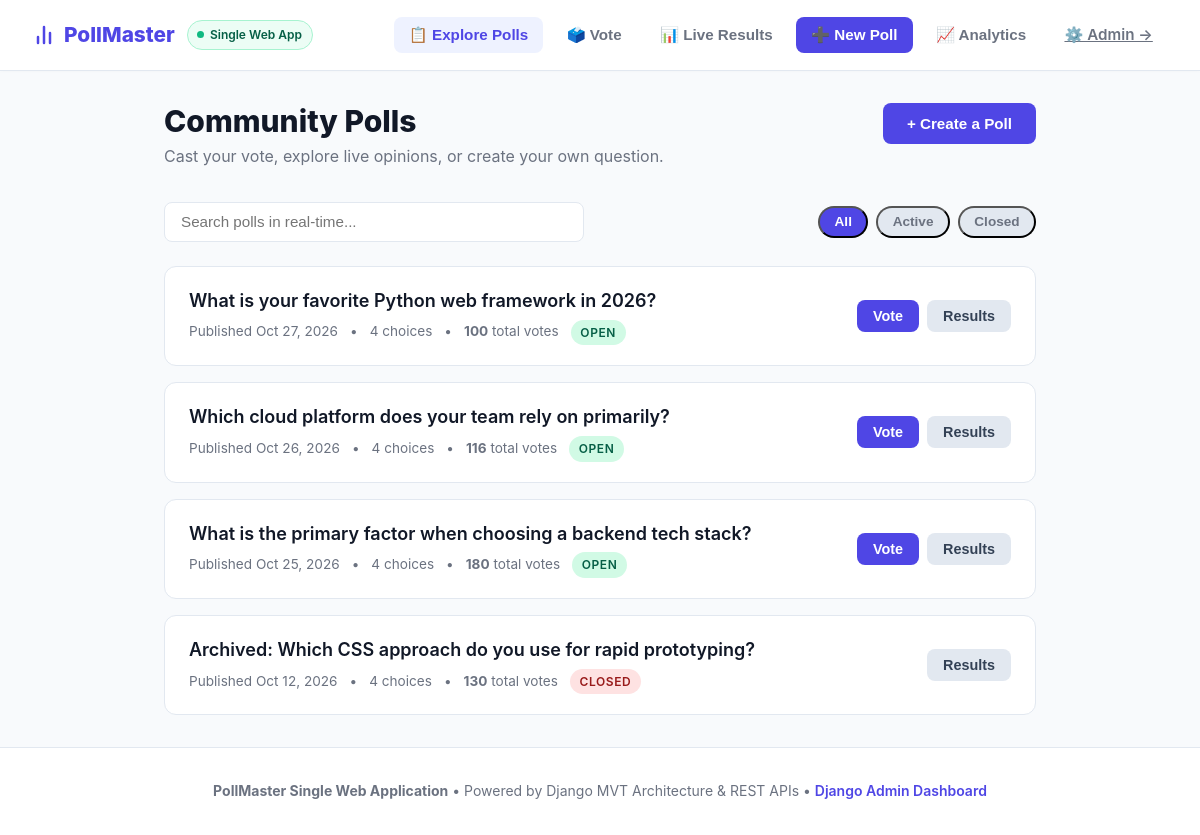
Screenshot of /polls/ with the database file from the repository.
### polls/models.py (models this page shows, shortened)
class Question(models.Model):
    question_text = models.CharField(
        max_length=200,
        verbose_name="Question Text",
        help_text="Enter the question or statement for users to vote on."
    )
    pub_date = models.DateTimeField(
        verbose_name="Date Published",
        default=timezone.now,
        help_text="Date and time when the poll becomes visible to users."
    )
    is_active = models.BooleanField(
        default=True,
        verbose_name="Is Active",
        help_text="Designates whether this poll is currently accepting votes."
    )
    class Meta:
        ordering = ["-pub_date"]
        verbose_name = "Poll Question"
        verbose_name_plural = "Poll Questions"
    @admin.display(
        boolean=True,
        ordering="pub_date",
        description="Published recently?",
    )
    def was_published_recently(self):
        now = timezone.now()
        return now - datetime.timedelta(days=1) <= self.pub_date <= now
    def total_votes(self):
        return sum(choice.votes for choice in self.choices.all())

class Choice(models.Model):
    question = models.ForeignKey(
        Question,
        on_delete=models.CASCADE,
        related_name="choices",
        verbose_name="Poll Question"
    )
    choice_text = models.CharField(
        max_length=200,
        verbose_name="Choice Text"
    )
    votes = models.PositiveIntegerField(
        default=0,
        verbose_name="Vote Count"
    )
    class Meta:
        ordering = ["id"]
        verbose_name = "Choice"
        verbose_name_plural = "Choices"

### polls/views.py (the view)
# urls.py: path("", views.single_app_view, name="index"),
def single_app_view(request):
    now = timezone.now()
    questions = Question.objects.filter(pub_date__lte=now).prefetch_related("choices").order_by("-pub_date")
    total_questions = questions.count()
    active_questions = questions.filter(is_active=True).count()
    total_votes = Choice.objects.aggregate(total=Sum("votes"))["total"] or 0
    top_choices = Choice.objects.select_related("question").order_by("-votes")[:6]
    create_form = PollCreateForm()
    context = {
        "questions": questions,
        "latest_question_list": questions,
        "total_questions": total_questions,
        "active_questions": active_questions,
        "total_votes": total_votes,
        "top_choices": top_choices,
        "create_form": create_form,
    }
    return render(request, "polls/single_app.html", context)

### polls/templates/polls/single_app.html (shortened to what this page needs)
{% load static %}
<!DOCTYPE html>
<html lang="en">
<head>
  <link rel="stylesheet" href="{% static 'polls/css/style.css' %}">
</head>
<body>
  <header class="navbar">
    <div style="display: flex; align-items: center;">
      <a href="#explore" onclick="switchTab('explore')" class="navbar-brand">
        <svg width="24" height="24" viewBox="0 0 24 24" fill="none" stroke="currentColor" stroke-width="2.5" stroke-linecap="round" stroke-linejoin="round">
          <path d="M18 20V10"/>
          <path d="M12 20V4"/>
          <path d="M6 20v-6"/>
        </svg>
        PollMaster
      </a>
      <div class="app-header-badge">
        <span class="pulse-dot"></span> Single Web App
      </div>
    </div>
    <nav class="navbar-nav">
      <button class="tab-btn active" id="tab-nav-explore" onclick="switchTab('explore')">
        📋 Explore Polls
      </button>
      <button class="tab-btn" id="tab-nav-vote" onclick="switchTab('vote')">
        🗳️ Vote
      </button>
      <button class="tab-btn" id="tab-nav-results" onclick="switchTab('results')">
        📊 Live Results
      </button>
      <button class="tab-btn cta-tab" id="tab-nav-create" onclick="switchTab('create')">
        ➕ New Poll
      </button>
      <button class="tab-btn" id="tab-nav-analytics" onclick="switchTab('analytics')">
        📈 Analytics
      </button>
      <a href="{% url 'admin:index' %}" class="tab-btn" target="_blank" rel="noopener">
        ⚙️ Admin &rarr;
      </a>
    </nav>
  </header>
  <main class="container">
    <section id="tab-explore" class="tab-content active">
      <div class="page-header" style="display: flex; justify-content: space-between; align-items: flex-start; flex-wrap: wrap; gap: 1rem;">
        <div>
          <h1 class="page-title">Community Polls</h1>
          <p class="page-subtitle">Cast your vote, explore live opinions, or create your own question.</p>
        </div>
        <button onclick="switchTab('create')" class="btn btn-primary">
          + Create a Poll
        </button>
      </div>
      <div class="filter-bar">
        <div class="search-form" style="max-width: 420px;">
          <input
            type="text"
            id="poll-search-input"
            class="search-input"
            placeholder="Search polls in real-time..."
            oninput="filterPolls()"
          >
        </div>
        <div class="filter-pills">
          <button class="filter-pill active" id="filter-all" onclick="setStatusFilter('all')">All</button>
          <button class="filter-pill" id="filter-active" onclick="setStatusFilter('active')">Active</button>
          <button class="filter-pill" id="filter-closed" onclick="setStatusFilter('closed')">Closed</button>
        </div>
      </div>
      <ul class="poll-list" id="polls-list-container">
        {% for question in questions %}
          <li class="poll-item" data-question-id="{{ question.id }}" data-status="{% if question.is_active %}active{% else %}closed{% endif %}" data-text="{{ question.question_text|lower }}">
            <div style="flex: 1; padding-right: 1.5rem;">
              <a href="javascript:void(0)" onclick="loadAndVotePoll({{ question.id }})" class="poll-item-title">
                {{ question.question_text }}
              </a>
              <div class="poll-meta">
                <span>Published {{ question.pub_date|date:"M d, Y" }}</span>
                <span>&bull;</span>
                <span>{{ question.choices.count }} choices</span>
                <span>&bull;</span>
                <span><strong class="vote-count-badge">{{ question.total_votes }}</strong> total votes</span>
                {% if question.is_active %}
                  <span class="badge badge-active">Open</span>
                {% else %}
                  <span class="badge badge-closed">Closed</span>
                {% endif %}
              </div>
            </div>
            <div style="display: flex; gap: 0.5rem; align-items: center;">
              {% if question.is_active %}
                <button onclick="loadAndVotePoll({{ question.id }})" class="btn btn-primary" style="padding: 0.5rem 1rem; font-size: 0.9rem;">
                  Vote
                </button>
              {% endif %}
              <button onclick="loadAndShowResults({{ question.id }})" class="btn btn-secondary" style="padding: 0.5rem 1rem; font-size: 0.9rem;">
                Results
              </button>
            </div>
          </li>
        {% empty %}
          <div class="card" style="text-align: center; padding: 3rem 1.5rem;">
            <h3>No polls match your criteria.</h3>
            <p style="color: var(--text-muted); margin-top: 0.5rem;">Click 'New Poll' above to create the very first community question!</p>
          </div>
        {% endfor %}
      </ul>
    </section>
  </main>
  <footer>
    <p>
      <strong>PollMaster Single Web Application</strong> &bull; Powered by Django MVT Architecture &amp; REST APIs &bull;
      <a href="{% url 'admin:index' %}" target="_blank" style="color: var(--primary); font-weight: 600; text-decoration: none;">Django Admin Dashboard</a>
    </p>
  </footer>
</body>
</html>

### polls/static/polls/css/style.css (style rules this page uses)
:root { --primary: #4f46e5; --primary-hover: #4338ca; --primary-light: #eef2ff; --success: #10b981; --danger: #ef4444; --warning: #f59e0b; --text-main: #1f2937; --text-muted: #6b7280; --bg-main: #f8fafc; --card-bg: #ffffff; --border-color: #e2e8f0; --radius: 12px; --shadow: 0 4px 6px -1px rgba(0, 0, 0, 0.05), 0 2px 4px -1px rgba(0, 0, 0, 0.03); --shadow-lg: 0 10px 15px -3px rgba(0, 0, 0, 0.07), 0 4px 6px -2px rgba(0, 0, 0, 0.04); }
* { box-sizing: border-box; margin: 0; padding: 0; }
body { font-family: -apple-system, BlinkMacSystemFont, "Segoe UI", Roboto, Helvetica, Arial, sans-serif; background-color: var(--bg-main); color: var(--text-main); line-height: 1.6; min-height: 100vh; display: flex; flex-direction: column; }
.navbar { background: var(--card-bg); border-bottom: 1px solid var(--border-color); padding: 0.875rem 2rem; display: flex; justify-content: space-between; align-items: center; box-shadow: 0 1px 3px rgba(0,0,0,0.02); position: sticky; top: 0; z-index: 100; }
.navbar-brand { font-size: 1.3rem; font-weight: 800; color: var(--primary); text-decoration: none; display: flex; align-items: center; gap: 0.5rem; }
.navbar-nav { display: flex; gap: 0.5rem; align-items: center; }
.container { max-width: 920px; margin: 2rem auto; padding: 0 1.5rem; flex: 1; width: 100%; }
.page-header { margin-bottom: 2rem; }
.page-title { font-size: 1.875rem; font-weight: 800; color: #111827; line-height: 1.25; }
.page-subtitle { color: var(--text-muted); font-size: 1rem; margin-top: 0.25rem; }
.filter-bar { display: flex; justify-content: space-between; align-items: center; gap: 1rem; margin-bottom: 1.5rem; flex-wrap: wrap; }
.search-form { display: flex; gap: 0.5rem; flex: 1; max-width: 480px; }
.search-input { flex: 1; padding: 0.65rem 1rem; border: 1px solid var(--border-color); border-radius: 8px; font-size: 0.95rem; outline: none; background: white; }
.filter-pills { display: flex; gap: 0.5rem; }
.filter-pill { padding: 0.4rem 0.9rem; border-radius: 9999px; font-size: 0.85rem; font-weight: 600; text-decoration: none; color: var(--text-muted); background: #e2e8f0; transition: all 0.2s; }
.filter-pill.active, .filter-pill:hover { background: var(--primary); color: white; }
.poll-list { list-style: none; display: flex; flex-direction: column; gap: 1rem; }
.poll-item { background: var(--card-bg); border: 1px solid var(--border-color); border-radius: var(--radius); padding: 1.25rem 1.5rem; display: flex; justify-content: space-between; align-items: center; transition: transform 0.15s, box-shadow 0.15s, border-color 0.15s; }
.poll-item-title { font-size: 1.125rem; font-weight: 600; color: #111827; text-decoration: none; display: block; margin-bottom: 0.25rem; }
.poll-meta { font-size: 0.85rem; color: var(--text-muted); display: flex; gap: 0.75rem; align-items: center; flex-wrap: wrap; }
.badge { display: inline-block; padding: 0.2rem 0.6rem; font-size: 0.75rem; font-weight: 600; border-radius: 9999px; text-transform: uppercase; letter-spacing: 0.05em; }
.badge-active { background-color: #d1fae5; color: #065f46; }
.badge-closed { background-color: #fee2e2; color: #991b1b; }
.btn { display: inline-flex; align-items: center; justify-content: center; gap: 0.5rem; padding: 0.75rem 1.5rem; border-radius: 8px; font-size: 0.95rem; font-weight: 600; text-decoration: none; cursor: pointer; border: none; transition: background-color 0.2s, transform 0.1s; }
.btn-primary { background: var(--primary); color: white; }
.btn-secondary { background: #e2e8f0; color: #334155; }
footer { text-align: center; padding: 2rem; color: var(--text-muted); font-size: 0.875rem; border-top: 1px solid var(--border-color); background: var(--card-bg); }

### rows the page displays
Question: question_text "What is your favorite Python web framework in 2026?", pub_date "Oct 27, 2026", choices.count "4", total_votes "100", is_active "OPEN"
Question: question_text "Which cloud platform does your team rely on primarily?", pub_date "Oct 26, 2026", choices.count "4", total_votes "116", is_active "OPEN"
Question: question_text "What is the primary factor when choosing a backend tech stack?", pub_date "Oct 25, 2026", choices.count "4", total_votes "180", is_active "OPEN"
Question: question_text "Archived: Which CSS approach do you use for rapid prototyping?", pub_date "Oct 12, 2026", choices.count "4", total_votes "130", is_active "CLOSED"
